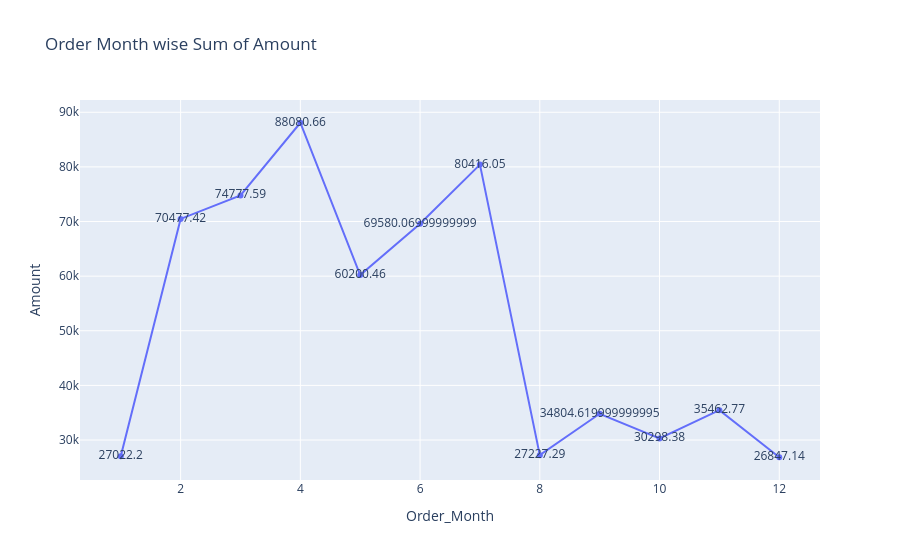

Notebook code for this chart:
### Code cell
fig = px.line(q5,x='Order_Month',y='Amount',
              title='Order Month wise Sum of Amount',text="Amount")
fig.show()

### Figure 1 — Plotly figure (JSON) as saved in the notebook; plotly's stock layout.template omitted (floating-point values rounded to 4 significant figures)
{"data": [{"hovertemplate": "Order_Month=%{x}<br>Amount=%{text}<extra></extra>", "legendgroup": "", "line": {"color": "#636efa", "dash": "solid"}, "marker": {"symbol": "circle"}, "mode": "lines+markers+text", "name": "", "orientation": "v", "showlegend": false, "text": [27020.0, 70480.0, 74780.0, 88080.0, 60200.0, 69580.0, 80420.0, 27230.0, 34800.0, 30300.0, 35460.0, 26850.0], "type": "scatter", "x": [1, 2, 3, 4, 5, 6, 7, 8, 9, 10, 11, 12], "xaxis": "x", "y": [27020.0, 70480.0, 74780.0, 88080.0, 60200.0, 69580.0, 80420.0, 27230.0, 34800.0, 30300.0, 35460.0, 26850.0], "yaxis": "y"}], "layout": {"legend": {"tracegroupgap": 0}, "title": {"text": "Order Month wise Sum of Amount"}, "xaxis": {"anchor": "y", "domain": [0, 1], "title": {"text": "Order_Month"}}, "yaxis": {"anchor": "x", "domain": [0, 1], "title": {"text": "Amount"}}}}
